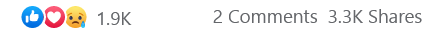
#> input picture ammico/data/ref/ref-00.png, 426 x 39 px
$ jupyter execute cropposts.ipynb
#> lines starting #> are read from the running program, lines starting #| are printed output that depends on the picture
### ammico/cropposts.py
import os
import ntpath
import cv2
import pandas as pd
import numpy as np
import matplotlib.pyplot as plt
from typing import List, Optional, Tuple, Union


MIN_MATCH_COUNT = 6
FLANN_INDEX_KDTREE = 1


# use this function to visualize the matches from sift
def draw_matches(
    matches: List,
    img1: np.ndarray,
    img2: np.ndarray,
    kp1: List[cv2.KeyPoint],
    kp2: List[cv2.KeyPoint],
) -> None:
    """Visualize the matches from SIFT.

    Args:
        matches (list[cv2.Match]): List of cv2.Match matches on the image.
        img1 (np.ndarray): The reference image.
        img2 (np.ndarray): The social media post.
        kp1 (list[cv2.KeyPoint]): List of keypoints from the first image.
        kp2 (list[cv2.KeyPoint]): List of keypoints from the second image.
    """
    if len(matches) > MIN_MATCH_COUNT:
        # Estimate homography between template and scene
        src_pts = np.float32([kp1[m.queryIdx].pt for m in matches]).reshape(-1, 1, 2)
        dst_pts = np.float32([kp2[m.trainIdx].pt for m in matches]).reshape(-1, 1, 2)
        M = cv2.findHomography(src_pts, dst_pts, cv2.RANSAC, 5.0)[0]
        if not isinstance(M, np.ndarray):
            print("Could not match images for drawing.")
            return
        # Draw detected template in scene image
        h = img1.shape[0]
        w = img1.shape[1]
        pts = np.float32([[0, 0], [0, h - 1], [w - 1, h - 1], [w - 1, 0]]).reshape(
            -1, 1, 2
        )
        dst = cv2.perspectiveTransform(pts, M)
        img2 = cv2.polylines(img2, [np.int32(dst)], True, 255, 3, cv2.LINE_AA)
        h1 = img1.shape[0]
        h2 = img2.shape[0]
        w1 = img1.shape[1]
        w2 = img2.shape[1]
        nwidth = w1 + w2
        nheight = max(h1, h2)
        hdif = int((h2 - h1) / 2)
        newimg = np.zeros((nheight, nwidth, 3), np.uint8)
        for i in range(3):
            newimg[hdif : hdif + h1, :w1, i] = img1
            newimg[:h2, w1 : w1 + w2, i] = img2
        # Draw SIFT keypoint matches
        for m in matches:
            pt1 = (int(kp1[m.queryIdx].pt[0]), int(kp1[m.queryIdx].pt[1] + hdif))
            pt2 = (int(kp2[m.trainIdx].pt[0] + w1), int(kp2[m.trainIdx].pt[1]))
            cv2.line(newimg, pt1, pt2, (255, 0, 0))
        plt.imshow(newimg)
        plt.show()
    else:
        print("Not enough matches are found - %d/%d" % (len(matches), MIN_MATCH_COUNT))


def matching_points(
    img1: np.ndarray, img2: np.ndarray
) -> Tuple[cv2.DMatch, List[cv2.KeyPoint], List[cv2.KeyPoint]]:
    """Computes keypoint matches using the SIFT algorithm between two images.

    Args:
        img1 (np.ndarray): The reference image.
        img2 (np.ndarray): The social media post.
    Returns:
        cv2.DMatch: List of filtered keypoint matches.
        cv2.KeyPoint: List of keypoints from the first image.
        cv2.KeyPoint: List of keypoints from the second image.
    """
    img1 = cv2.cvtColor(img1, cv2.COLOR_BGR2GRAY)
    img2 = cv2.cvtColor(img2, cv2.COLOR_BGR2GRAY)
    sift = cv2.SIFT_create()
    kp1, des1 = sift.detectAndCompute(img1, None)
    kp2, des2 = sift.detectAndCompute(img2, None)

    # Convert descriptors to float32
    des1 = np.float32(des1)
    des2 = np.float32(des2)
    # Initialize and use FLANN
    index_params = dict(algorithm=FLANN_INDEX_KDTREE, trees=5)
    search_params = dict(checks=50)
    flann = cv2.FlannBasedMatcher(index_params, search_params)
    matches = flann.knnMatch(des1, des2, k=2)
    filtered_matches = []
    for m, n in matches:
        # Apply ratio test to filter out ambiguous matches
        if m.distance < 0.7 * n.distance:
            filtered_matches.append(m)
    return filtered_matches, kp1, kp2


def kp_from_matches(matches, kp1: np.ndarray, kp2: np.ndarray) -> Tuple[Tuple, Tuple]:
    """Extract the match indices from the keypoints.

    Args:
        kp1 (np.ndarray): Key points of the matches,
        kp2 (np.ndarray):  Key points of the matches,
    Returns:
        tuple: Index of the descriptor in the list of train descriptors.
        tuple: index of the descriptor in the list of query descriptors.
    """
    kp1 = np.float32([kp1[m.queryIdx].pt for m in matches])
    kp2 = np.float32([kp2[m.trainIdx].pt for m in matches])
    return kp1, kp2


def compute_crop_corner(
    matches: cv2.DMatch,
    kp1: np.ndarray,
    kp2: np.ndarray,
    region: int = 30,
    h_margin: int = 0,
    v_margin: int = 5,
    min_match: int = 6,
) -> Optional[Tuple[int, int]]:
    """Estimate the position on the image from where to crop.

    Args:
        matches (cv2.DMatch): The matched objects on the image.
        kp1 (np.ndarray): Key points of the matches for the reference image.
        kp2 (np.ndarray): Key points of the matches for the social media posts.
        region (int, optional): Area to consider around the keypoints.
            Defaults to 30.
        h_margin (int, optional): Horizontal margin to subtract from the minimum
            horizontal position. Defaults to 0.
        v_margin (int, optional): Vertical margin to subtract from the minimum
            vertical position. Defaults to 5.
        min_match: Minimum number of matches required. Defaults to 6.
    Returns:
        tuple, optional: Tuple of vertical and horizontal crop corner coordinates.
    """
    kp1, kp2 = kp_from_matches(matches, kp1, kp2)
    ys = kp2[:, 1]
    covers = []

    # Compute the number of keypoints within the region around each y-coordinate
    for y in ys:
        ys_c = ys - y
        series = pd.Series(ys_c)
        is_between = series.between(0, region)
        covers.append(is_between.sum())
    covers = np.array(covers)
    if covers.max() < min_match:
        return None
    kp_id = ys[covers.argmax()]
    v = int(kp_id) - v_margin if int(kp_id) > v_margin else int(kp_id)

    hs = []

    # Find the minimum x-coordinate within the region around the selected y-coordinate
    for kp in kp2:
        if 0 <= kp[1] - v <= region:
            hs.append(kp[0])
    # do not use margin if h < image width/2, else use margin
    h = int(np.min(hs)) - h_margin if int(np.min(hs)) > h_margin else 0
    return v, h


def crop_posts_image(
    ref_view: List,
    view: np.ndarray,
) -> Union[None, Tuple[np.ndarray, int, int, int]]:
    """Crop the social media post to exclude additional comments. Sometimes also crops the
    image part of the post - this is put back in later.

    Args:
        ref_views (list): List of all the reference images (as numpy arrays) that signify
            below which regions should be cropped.
        view (np.ndarray): The image to crop.
    Returns:
        np.ndarray: The cropped social media post.
    """
    filtered_matches, kp1, kp2 = matching_points(ref_view, view)
    if len(filtered_matches) < MIN_MATCH_COUNT:
        # not enough matches found
        # print("Found too few matches - {}".format(filtered_matches))
        return None
    corner = compute_crop_corner(filtered_matches, kp1, kp2)
    if corner is None:
        # no cropping corner found
        # print("Found no corner")
        return None
    v, h = corner
    # if the match is on the right-hand side of the image,
    # it is likely that there is an image to the left
    # that should not be cropped
    # in this case, we adjust the margin for the text to be
    # cropped to `correct_margin`
    # if the match is more to the left on the image, we assume
    # it starts at horizontal position 0 and do not want to
    # cut off any characters from the text
    correct_margin = 30
    if h >= view.shape[1] / 2:
        h = h - correct_margin
    else:
        h = 0
    crop_view = view[0:v, h:, :]
    return crop_view, len(filtered_matches), v, h


def crop_posts_from_refs(
    ref_views: List,
    view: np.ndarray,
    plt_match: bool = False,
    plt_crop: bool = False,
    plt_image: bool = False,
) -> np.ndarray:
    """Crop the social media post comments from the image.

    Args:
        ref_views (list): List of all the reference images (as numpy arrays) that signify
            below which regions should be cropped.
        view (np.ndarray): The image to crop.
    Returns:
        np.ndarray: The cropped social media post.
    """
    crop_view = None
    # initialize the number of found matches per reference to zero
    # so later we can select the reference with the most matches
    max_matchs = 0
    rte = None
    found_match = False
    for ref_view in ref_views:
        rte = crop_posts_image(ref_view, view)
        if rte is not None:
            crop_img, match_num, v, h = rte
            if match_num > max_matchs:
                # find the reference with the most matches to crop accordingly
                crop_view = crop_img
                final_ref = ref_view
                final_v = v
                final_h = h
                max_matchs = match_num
                found_match = True

    if found_match and plt_match:
        # plot the match
        filtered_matches, kp1, kp2 = matching_points(final_ref, view)
        img1 = cv2.cvtColor(final_ref, cv2.COLOR_BGR2GRAY)
        img2 = cv2.cvtColor(view, cv2.COLOR_BGR2GRAY)
        draw_matches(filtered_matches, img1, img2, kp1, kp2)

    if found_match and plt_crop:
        # plot the cropped image
        view2 = view.copy()
        view2[final_v, :, 0:3] = [255, 0, 0]
        view2[:, final_h, 0:3] = [255, 0, 0]
        plt.imshow(cv2.cvtColor(view2, cv2.COLOR_BGR2RGB))
        plt.show()
        plt.imshow(cv2.cvtColor(crop_view, cv2.COLOR_BGR2RGB))
        plt.show()

    if found_match and final_h >= view.shape[1] / 2:
        # here it would crop the actual image from the social media post
        # to avoid this, we check the position from where it would crop
        # if > than half of the width of the image, also keep all that is
        # on the left-hand side of the crop
        crop_post = crop_image_from_post(view, final_h)
        if plt_image:
            # plot the image part of the social media post
            plt.imshow(cv2.cvtColor(crop_post, cv2.COLOR_BGR2RGB))
            plt.show()
        # now concatenate the image and the text part
        crop_view = paste_image_and_comment(crop_post, crop_view)
    return crop_view


def crop_image_from_post(view: np.ndarray, final_h: int) -> np.ndarray:
    """Crop the image part from the social media post.

    Args:
        view (np.ndarray): The image to be cropped.
        final_h: The horizontal position up to which should be cropped.
    Returns:
        np.ndarray: The cropped image part."""
    crop_post = view[:, 0:final_h, :]
    return crop_post


def paste_image_and_comment(crop_post: np.ndarray, crop_view: np.ndarray) -> np.ndarray:
    """Paste the image part and the text part together without the unecessary comments.

    Args:
        crop_post (np.ndarray): The cropped image part of the social media post.
        crop_view (np.ndarray): The cropped text part of the social media post.
    Returns:
        np.ndarray: The image and text part of the social media post in one image."""
    h1, w1 = crop_post.shape[:2]
    h2, w2 = crop_view.shape[:2]
    image_all = np.zeros((max(h1, h2), w1 + w2, 3), np.uint8)
    image_all[:h1, :w1, :3] = crop_post
    image_all[:h2, w1 : w1 + w2, :3] = crop_view
    return image_all


def crop_media_posts(
    files, ref_files, save_crop_dir, plt_match=False, plt_crop=False, plt_image=False
) -> None:
    """Crop social media posts so that comments beyond the first comment/post are cut off.

    Args:
        files (list): List of all the files to be cropped.
        ref_files (list): List of all the reference images that signify
            below which regions should be cropped.
        save_crop_dir (str): Directory where to write the cropped social media posts to.
        plt_match (Bool, optional): Display the matched areas on the social media post.
            Defaults to False.
        plt_crop (Bool, optional): Display the cropped text part of the social media post.
            Defaults to False.
        plt_image (Bool, optional): Display the image part of the social media post.
            Defaults to False.
    """

    # get the reference images with regions that signify areas to crop
    ref_views = []
    for ref_file in ref_files.values():
        ref_file_path = ref_file["filename"]
        ref_view = cv2.imread(ref_file_path)
        ref_views.append(ref_view)
    # parse through the social media posts to be cropped
    for crop_file in files.values():
        crop_file_path = crop_file["filename"]
        view = cv2.imread(crop_file_path)
        print("Doing file {}".format(crop_file_path))
        crop_view = crop_posts_from_refs(
            ref_views,
            view,
            plt_match=plt_match,
            plt_crop=plt_crop,
            plt_image=plt_image,
        )
        if crop_view is not None:
            # save the image to the provided folder
            filename = ntpath.basename(crop_file_path)
            save_path = os.path.join(save_crop_dir, filename)
            save_path = save_path.replace("\\", "/")
            cv2.imwrite(save_path, crop_view)

### ammico/utils.py
from __future__ import annotations

import collections
import glob
import os
import random
import re
import warnings
from collections.abc import Iterable
from enum import Enum
from pathlib import Path
from typing import ClassVar

import importlib_resources
import pooch
import torch
from pandas import DataFrame, read_csv
from PIL import Image

pkg = importlib_resources.files("ammico")


def iterable(arg):
    return isinstance(arg, collections.abc.Iterable) and not isinstance(arg, str)


class DownloadResource:
    """A remote resource that needs on demand downloading.

    We use this as a wrapper to the pooch library. The wrapper registers
    each data file and allows prefetching through the CLI entry point
    ammico_prefetch_models.
    """

    # We store a list of defined resouces in a class variable, allowing
    # us prefetching from a CLI e.g. to bundle into a Docker image
    resources: ClassVar[list] = []

    def __init__(self, **kwargs):
        DownloadResource.resources.append(self)
        self.kwargs = kwargs

    def get(self):
        return pooch.retrieve(**self.kwargs)


# [4 lines left out: function ammico_prefetch_models, not called in this run]


class AnalysisType(str, Enum):
    SUMMARY = "summary"
    QUESTIONS = "questions"
    SUMMARY_AND_QUESTIONS = "summary_and_questions"

    # [28 lines left out: function _validate_analysis_type, not called in this run]


class AnalysisMethod:
    """Base class to be inherited by all analysis methods."""

    def __init__(self, subdict: dict) -> None:
        self.subdict = subdict
        # define keys that will be set by the analysis

    def set_keys(self):
        raise NotImplementedError()

    def analyse_image(self):
        raise NotImplementedError()


# [20 lines left out: function _validate_subdict, not called in this run]


def _match_pattern(path, pattern, recursive):
    # helper function for find_files
    # find all matches for a single pattern.

    pattern = pattern.removeprefix(".")
    if recursive:
        search_path = f"{path}/**/*.{pattern}"
    else:
        search_path = f"{path}/*.{pattern}"
    return list(glob.glob(search_path, recursive=recursive))


def _limit_results(results, limit):
    # helper function for find_files
    # use -1 or None to return all images
    if limit == -1 or limit is None:
        limit = len(results)

    # limit or batch the images
    if isinstance(limit, int):
        if limit < -1:
            raise ValueError("limit must be an integer greater than 0 or equal to -1")
        results = results[:limit]

    elif iterable(limit):
        if len(limit) == 2:
            results = results[limit[0] : limit[1]]
        else:
            raise ValueError(
                f"limit must be an integer or a tuple of length 2, but is {limit}"
            )
    else:
        raise ValueError(
            f"limit must be an integer or a tuple of length 2, but is {limit}"
        )

    return results


# Section labels must start a line; the colon is optional, so markdown headings
# such as "## Summary" or "**VQA Answers**" are accepted as well.
_SUMMARY_LABEL = re.compile(
    r"^[ \t]*summary[ \t]*(?::|$)", re.IGNORECASE | re.MULTILINE
)
_VQA_LABEL = re.compile(
    r"^[ \t]*(?:vqa[ \t]+)?answers[ \t]*(?::|$)", re.IGNORECASE | re.MULTILINE
)


# [77 lines left out: functions _parse_summary_vqa, _has_summary_and_vqa, _categorize_outputs, not called in this run]


def _normalize_whitespace(s: str) -> str:
    return re.sub(r"\s+", " ", s).strip()


# [85 lines left out: functions _remove_prefix_by_normalized_search, _strip_role_prefix, _strip_prompt_prefix_literal, resolve_model_device, find_videos, not called in this run]


def find_files(
    path: None | str | Path = None,
    pattern: Iterable[str] | None = None,
    recursive: bool = True,
    limit=20,
    random_seed: int | None = None,
    return_as_list: bool = False,
) -> dict | list:
    """Find image files on the file system.

    Args:
        path (str, optional): The base directory where we are looking for the images. Defaults
            to None, which uses the ammico data directory if set or the current
            working directory otherwise.
        pattern (str|list, optional): The naming pattern that the filename should match.
                Use either '.ext' or just 'ext'
                Defaults to ["png", "jpg", "jpeg", "gif", "webp", "avif","tiff"]. Can be used to allow other patterns or to only include
                specific prefixes or suffixes.
        recursive (bool, optional): Whether to recurse into subdirectories. Default is set to True.
        limit (int/list, optional): The maximum number of images to be found.
            Provide a list or tuple of length 2 to batch the images.
            Defaults to 20. To return all images, set to None or -1.
        random_seed (int, optional): The random seed to use for shuffling the images.
            If None is provided the data will not be shuffeled. Defaults to None.
        return_as_list (bool, optional): Whether to return the list of files instead of a dict.
            Defaults to False.
    Returns:
        dict: A nested dictionary with file ids and all filenames including the path.
        Or
        list: A list of file paths if return_as_list is set to True.
    """

    if path is None:
        path = os.environ.get("AMMICO_DATA_HOME", ".")
    if pattern is None:
        pattern = ["png", "jpg", "jpeg", "gif", "webp", "avif", "tiff"]

    if isinstance(pattern, str):
        pattern = [pattern]
    results = []
    for p in pattern:
        results.extend(_match_pattern(path, p, recursive=recursive))

    if len(results) == 0:
        raise FileNotFoundError(f"No files found in {path} with pattern '{pattern}'")

    if random_seed is not None:
        random.seed(random_seed)
        random.shuffle(results)

    images = _limit_results(results, limit)

    if return_as_list:
        return images

    return initialize_dict(images)


def initialize_dict(filelist: list) -> dict:
    """Initialize the nested dictionary for all the found images.

    Args:
        filelist (list): The list of files to be analyzed, including their paths.
    Returns:
        dict: The nested dictionary with all image ids and their paths."""
    mydict = {}
    for img_path in filelist:
        id_ = os.path.splitext(os.path.basename(img_path))[0]
        mydict[id_] = {"filename": img_path}
    return mydict


# [56 lines left out: functions _check_for_missing_keys, _resolve_embedding_path, append_data_to_dict, not called in this run]


def dump_df(mydict: dict) -> DataFrame:
    """Utility to dump the dictionary into a dataframe."""
    return DataFrame.from_dict(mydict)


# [62 lines left out: functions get_dataframe, is_interactive, get_color_table, load_image, prepare_image, not called in this run]

### notebooks/cropposts.ipynb
# Crop posts from social media posts images

Crop posts from social media posts images, to keep import text informations from social media posts images.
We can set some manually cropped views from social media posts as reference for cropping the same type social media posts images.

[cell 1]
# Please ignore this cell: extra install steps that are only executed when running the notebook on Google Colab
# flake8-noqa-cell
import os
if 'google.colab' in str(get_ipython()):
    # we're running on colab
    # first install pinned version of setuptools (latest version doesn't seem to work with this package on colab)
    %pip install setuptools==61 -qqq
    # install the moralization package
    %pip install git+https://github.com/ssciwr/AMMICO.git -qqq

    # prevent loading of the wrong opencv library
    %pip uninstall -y opencv-contrib-python
    %pip install opencv-contrib-python

    from google.colab import drive
    drive.mount('/content/drive')

    if not os.path.isdir('/content/ref'):
      !wget https://github.com/ssciwr/AMMICO/archive/refs/heads/ref-data.zip -q
      !unzip -qq ref-data.zip -d . && mv -f AMMICO-ref-data/data/ref . && rm -rf AMMICO-ref-data ref-data.zip

[cell 2]
import ammico.cropposts as crpo
import ammico.utils as utils
import matplotlib.pyplot as plt
import cv2

The cropping is carried out by finding reference images on the image to be cropped. If a reference matches a region on the image, then everything below the matched region is removed. Manually look at a reference and an example post with the code below.

[cell 3]
# load ref view for cropping the same type social media posts images.
ref_view = cv2.imread("../ammico/data/ref/ref-00.png")
#> ref_view is the input picture: shape (39, 426, 3); mean B, G, R 241.5, 241.3, 242.5
RGB_ref_view = cv2.cvtColor(ref_view, cv2.COLOR_BGR2RGB)
plt.figure(figsize=(10, 15))
plt.imshow(RGB_ref_view)
plt.show()

view = cv2.imread("../ammico/data/test-crop-image.png")
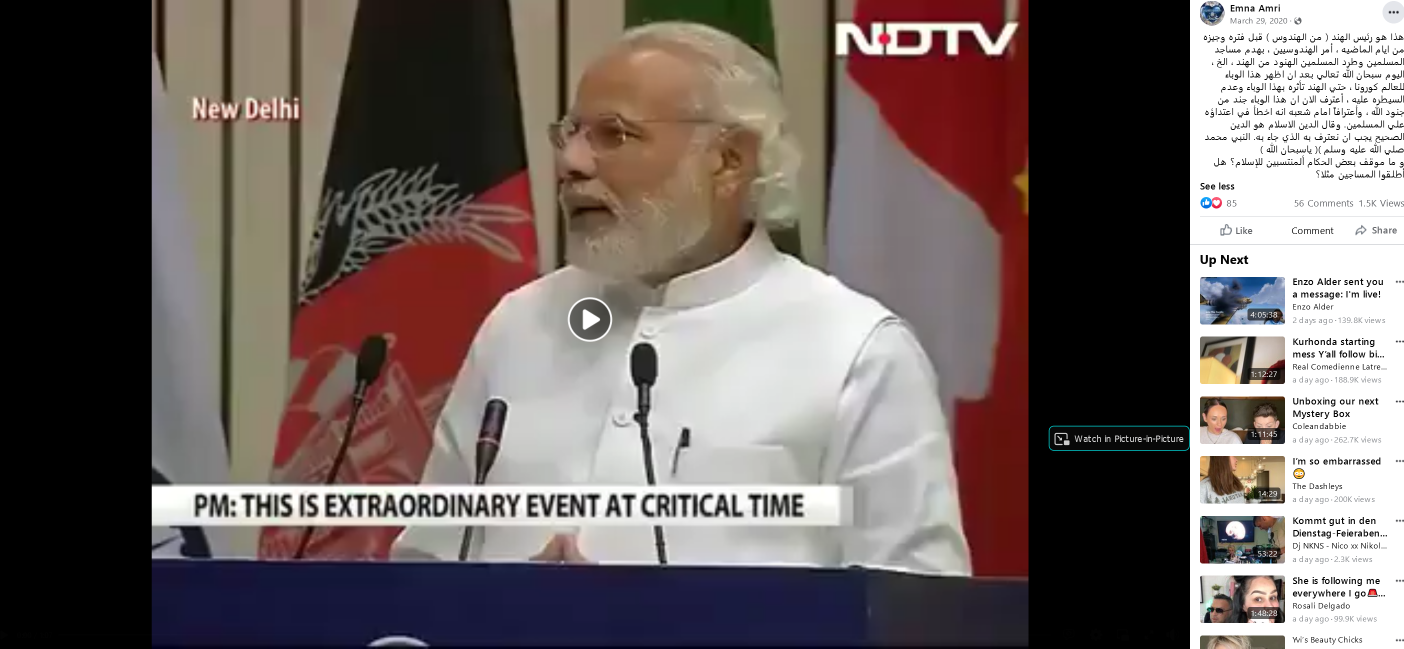
#> input picture ammico/data/test-crop-image.png, 2808 x 1297 px (shown at 1/2 size)
#> view is the input picture: shape (1297, 2808, 3); mean B, G, R 96.7, 99.2, 110.2
RGB_view = cv2.cvtColor(view, cv2.COLOR_BGR2RGB)
plt.figure(figsize=(10, 15))
plt.imshow(RGB_view)
plt.show()

You can now crop the image and check on the way that everything looks fine. `plt_match` will plot the matches on the image and below which line content will be cropped; `plt_crop` will plot the cropped text part of the social media post with the comments removed; `plt_image` will plot the image part of the social media post if applicable.

[cell 4]
# crop a posts from reference view, check the cropping
# this will only plot something if the reference is found on the image
crop_view = crpo.crop_posts_from_refs(
    [ref_view], view,
    plt_match=True, plt_crop=True, plt_image=True,
)
#> the loop in crop_posts_from_refs, `for ref_view in ref_views:` made 1 pass
#> corner in crop_posts_image on pass 1: (391, 2406)
#> pass 1, in matching_points, `img1 = cv2.cvtColor(img1, cv2.COLOR_BGR2GRAY)`:
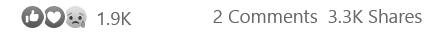
#> img1: shape (39, 426); min 49, max 255, mean 241.7
#> after the loop in crop_posts_from_refs, `for ref_view in ref_views:`: final_h = 2376; final_v = 391; found_match = True; max_matchs = 19
#> the loop in matching_points (call 2), `for m, n in matches:` made 83 passes
#> (the rest of the program and of its run is left out)
